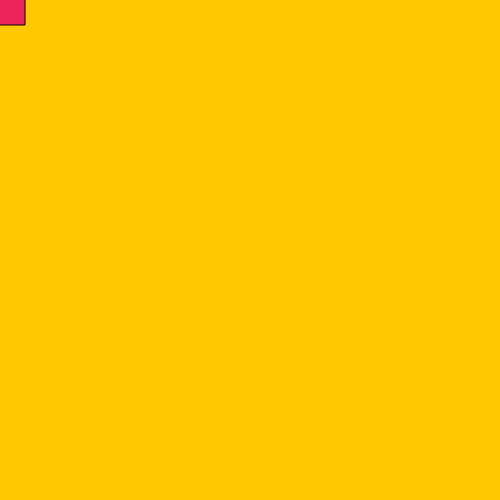
Frame 1 (no input)
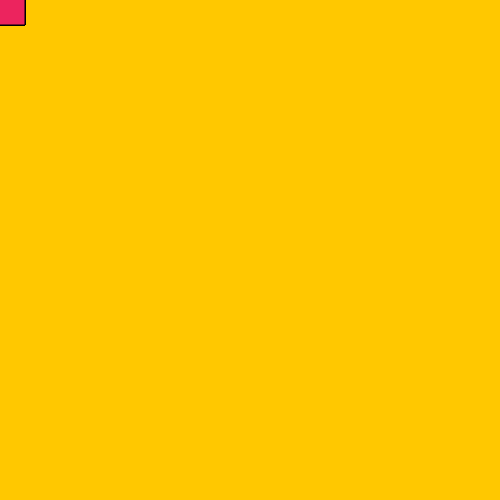
Frame 60 (no input)
Frame 120 (the mouse pressed at the canvas centre since frame 60): identical to frame 60, image omitted

The p5.js sketch that drew these frames (run headless with seeded random() and noise() and a simulated clock; from frame 60 on, the mouse is pressed at the canvas centre):

// p5.js sketch
// ── sketch.js
// Hér kemur kóðinn þinn:
function setup() {
  createCanvas(500,500);
  background(255,200,0);

  rectMode(CENTER)
}

function draw(){
  fill(236,36,94);
  if((mouseX < 235) && (mouseY < 235)){
  rect(mouseX, mouseY, 50, 50);
}
  if((mouseX >265)&&(mouseY <235)){
  fill(200,191,231)
  ellipse(mouseX, mouseY, 30, 30)
}
 if((mouseX <265)&&(mouseY > 265)){
 fill(128,255,128)
 ellipse(mouseX, mouseY, 30,30)
}
 if((mouseX>265)&&(mouseY>265)){
   fill(255,128,255)
   rect(mouseX, mouseY, 50,50)
 }
 }
